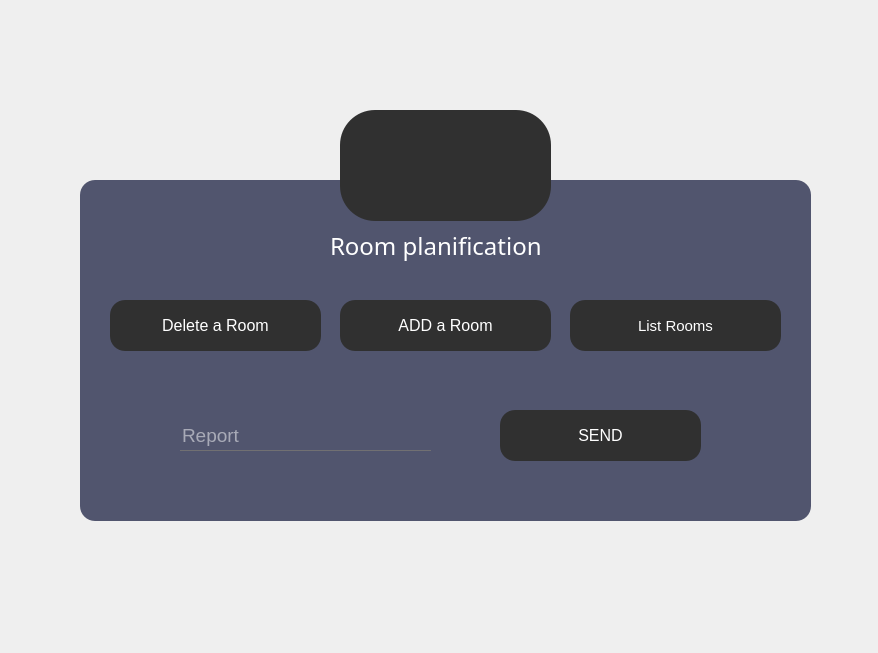
<?xml version="1.0" encoding="UTF-8"?>
<ui version="4.0">
 <class>MainWindow</class>
 <widget class="QMainWindow" name="MainWindow">
  <property name="geometry">
   <rect>
    <x>0</x>
    <y>0</y>
    <width>878</width>
    <height>653</height>
   </rect>
  </property>
  <property name="windowTitle">
   <string>MainWindow</string>
  </property>
  <property name="styleSheet">
   <string notr="true">*{
background:url(C:/Users/hedi2/downloads/court.jpg)
}
</string>
  </property>
  <widget class="QWidget" name="centralwidget">
   <widget class="QFrame" name="Qframe">
    <property name="geometry">
     <rect>
      <x>80</x>
      <y>180</y>
      <width>731</width>
      <height>341</height>
     </rect>
    </property>
    <property name="styleSheet">
     <string notr="true">QFrame
{
	background:#51556e;
    border-radius:15px;
}</string>
    </property>
    <property name="frameShape">
     <enum>QFrame::StyledPanel</enum>
    </property>
    <property name="frameShadow">
     <enum>QFrame::Raised</enum>
    </property>
    <widget class="QLabel" name="label_13">
     <property name="geometry">
      <rect>
       <x>380</x>
       <y>450</y>
       <width>231</width>
       <height>171</height>
      </rect>
     </property>
     <property name="text">
      <string/>
     </property>
     <property name="pixmap">
      <pixmap>D:/QTprojet/smart court.png</pixmap>
     </property>
     <property name="scaledContents">
      <bool>true</bool>
     </property>
    </widget>
    <widget class="QPushButton" name="pushButton_19">
     <property name="geometry">
      <rect>
       <x>420</x>
       <y>230</y>
       <width>201</width>
       <height>51</height>
      </rect>
     </property>
     <property name="font">
      <font>
       <pointsize>12</pointsize>
      </font>
     </property>
     <property name="styleSheet">
      <string notr="true">*{
color:white;
border-radius: 15px;
background:#303030;
}

*:hover
{
	color:#303030;
	border-radius:15px;
	background:white
}</string>
     </property>
     <property name="text">
      <string>SEND</string>
     </property>
     <property name="icon">
      <iconset>
       <normaloff>../../../../../Downloads/checked.png</normaloff>../../../../../Downloads/checked.png</iconset>
     </property>
     <property name="iconSize">
      <size>
       <width>16</width>
       <height>20</height>
      </size>
     </property>
    </widget>
    <widget class="QLineEdit" name="lineEdit_7">
     <property name="geometry">
      <rect>
       <x>100</x>
       <y>240</y>
       <width>251</width>
       <height>31</height>
      </rect>
     </property>
     <property name="font">
      <font>
       <pointsize>14</pointsize>
      </font>
     </property>
     <property name="acceptDrops">
      <bool>true</bool>
     </property>
     <property name="styleSheet">
      <string notr="true">*{
background:transparent;
border:none;
color:white;
border-bottom:1px solid #717072;
}</string>
     </property>
     <property name="inputMask">
      <string/>
     </property>
     <property name="text">
      <string/>
     </property>
     <property name="maxLength">
      <number>32767</number>
     </property>
     <property name="placeholderText">
      <string>Report</string>
     </property>
    </widget>
    <widget class="QPushButton" name="ADD_PUSH_4">
     <property name="geometry">
      <rect>
       <x>260</x>
       <y>120</y>
       <width>211</width>
       <height>51</height>
      </rect>
     </property>
     <property name="font">
      <font>
       <pointsize>12</pointsize>
      </font>
     </property>
     <property name="styleSheet">
      <string notr="true">*{
color:white;
border:blue;
border-radius: 15px;
background:#303030;
}

*:hover
{
	color:#303030;
	border-radius:15px;
	background:white
}</string>
     </property>
     <property name="text">
      <string>ADD a Room</string>
     </property>
     <property name="icon">
      <iconset>
       <normaloff>../../../../../Downloads/plus.png</normaloff>../../../../../Downloads/plus.png</iconset>
     </property>
     <property name="iconSize">
      <size>
       <width>20</width>
       <height>20</height>
      </size>
     </property>
    </widget>
    <widget class="QPushButton" name="pushButton_27">
     <property name="geometry">
      <rect>
       <x>30</x>
       <y>120</y>
       <width>211</width>
       <height>51</height>
      </rect>
     </property>
     <property name="font">
      <font>
       <pointsize>12</pointsize>
      </font>
     </property>
     <property name="styleSheet">
      <string notr="true">*{
color:white;
border-radius: 15px;
background:#303030;
}

*:hover
{
	color:#303030;
	border-radius:15px;
	background:white
}</string>
     </property>
     <property name="text">
      <string>Delete a Room</string>
     </property>
     <property name="icon">
      <iconset>
       <normaloff>../../../../../Downloads/x-mark.png</normaloff>../../../../../Downloads/x-mark.png</iconset>
     </property>
     <property name="iconSize">
      <size>
       <width>20</width>
       <height>40</height>
      </size>
     </property>
    </widget>
    <widget class="QPushButton" name="pushButton_28">
     <property name="geometry">
      <rect>
       <x>490</x>
       <y>120</y>
       <width>211</width>
       <height>51</height>
      </rect>
     </property>
     <property name="font">
      <font>
       <pointsize>11</pointsize>
      </font>
     </property>
     <property name="styleSheet">
      <string notr="true">*{
color:white;
border-radius: 15px;
background:#303030;
}

*:hover
{
	color:#303030;
	border-radius:15px;
	background:white
}</string>
     </property>
     <property name="text">
      <string>List Rooms</string>
     </property>
     <property name="icon">
      <iconset>
       <normaloff>../../../../../Downloads/touch.png</normaloff>../../../../../Downloads/touch.png</iconset>
     </property>
     <property name="iconSize">
      <size>
       <width>30</width>
       <height>30</height>
      </size>
     </property>
    </widget>
    <widget class="QLabel" name="label_14">
     <property name="geometry">
      <rect>
       <x>250</x>
       <y>40</y>
       <width>251</width>
       <height>51</height>
      </rect>
     </property>
     <property name="styleSheet">
      <string notr="true">*{
    font-family:century gothic;
    font-size:24px;
	color:white;
}

</string>
     </property>
     <property name="text">
      <string>Room planification</string>
     </property>
    </widget>
   </widget>
   <widget class="QPushButton" name="pushButton_15">
    <property name="geometry">
     <rect>
      <x>340</x>
      <y>110</y>
      <width>211</width>
      <height>111</height>
     </rect>
    </property>
    <property name="font">
     <font>
      <pointsize>20</pointsize>
     </font>
    </property>
    <property name="styleSheet">
     <string notr="true">*{
border-radius: 35px;
border-color:white;
background:#303030;
}</string>
    </property>
    <property name="text">
     <string/>
    </property>
    <property name="icon">
     <iconset>
      <normaloff>../../../../../Downloads/court.png</normaloff>../../../../../Downloads/court.png</iconset>
    </property>
    <property name="iconSize">
     <size>
      <width>80</width>
      <height>90</height>
     </size>
    </property>
   </widget>
  </widget>
 </widget>
 <resources/>
 <connections/>
</ui>
